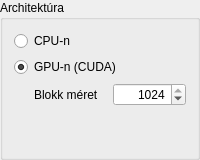
                   <widget class="QGroupBox" name="groupBoxArch">
                    <property name="minimumSize">
                     <size>
                      <width>0</width>
                      <height>101</height>
                     </size>
                    </property>
                    <property name="maximumSize">
                     <size>
                      <width>16777215</width>
                      <height>16777215</height>
                     </size>
                    </property>
                    <property name="title">
                     <string>Architektúra</string>
                    </property>
                    <layout class="QVBoxLayout" name="verticalLayout_5">
                     <item>
                      <widget class="QRadioButton" name="radioButtonCPU">
                       <property name="text">
                        <string>CPU-n</string>
                       </property>
                      </widget>
                     </item>
                     <item>
                      <widget class="QRadioButton" name="radioButtonGPU">
                       <property name="text">
                        <string>GPU-n (CUDA)</string>
                       </property>
                       <property name="checked">
                        <bool>true</bool>
                       </property>
                      </widget>
                     </item>
                     <item>
                      <layout class="QHBoxLayout" name="horizontalLayout_3">
                       <item>
                        <spacer name="horizontalSpacer_5">
                         <property name="orientation">
                          <enum>Qt::Horizontal</enum>
                         </property>
                         <property name="sizeType">
                          <enum>QSizePolicy::Fixed</enum>
                         </property>
                         <property name="sizeHint" stdset="0">
                          <size>
                           <width>20</width>
                           <height>20</height>
                          </size>
                         </property>
                        </spacer>
                       </item>
                       <item>
                        <widget class="QLabel" name="labelBlckSize">
                         <property name="text">
                          <string>Blokk méret</string>
                         </property>
                        </widget>
                       </item>
                       <item>
                        <widget class="QSpinBox" name="spinBoxCudaBckSize">
                         <property name="alignment">
                          <set>Qt::AlignRight|Qt::AlignTrailing|Qt::AlignVCenter</set>
                         </property>
                         <property name="minimum">
                          <number>1</number>
                         </property>
                         <property name="maximum">
                          <number>1024</number>
                         </property>
                         <property name="value">
                          <number>1024</number>
                         </property>
                        </widget>
                       </item>
                      </layout>
                     </item>
                     <item>
                      <spacer name="verticalSpacer_2">
                       <property name="orientation">
                        <enum>Qt::Vertical</enum>
                       </property>
                       <property name="sizeHint" stdset="0">
                        <size>
                         <width>20</width>
                         <height>40</height>
                        </size>
                       </property>
                      </spacer>
                     </item>
                    </layout>
                   </widget>
